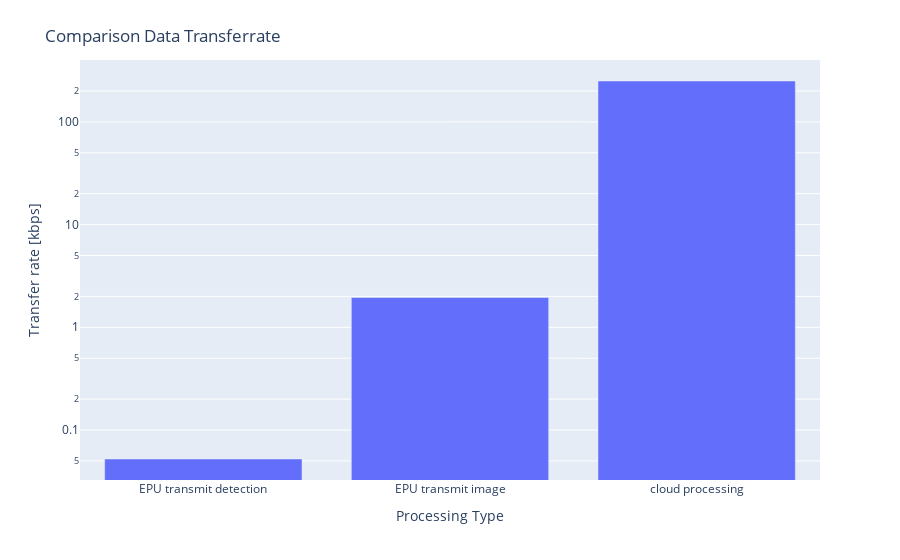

The code cell stored with this chart in its notebook:
### Markdown cell above
## Bar Chart of the speed transfer

### Code cell
infile = r'speed_transfer.xls'
outfile = "speed_transfer_comparison.pdf"
df = pd.read_excel(infile)
#px.bar(data_canada, x='year', y='pop')
fig = px.bar(df, x="Processing Type", y="Transfer rate [kbps]")#, color="frequency")
fig.update_layout(
    title={'text':"Comparison Data Transferrate", 'xanchor': 'left', 'yanchor': 'top'},
)
fig.update_yaxes(type="log")
fig.show()
fig.write_image(outdir + outfile)

### Figure 1 — Plotly figure (JSON) as saved in the notebook; plotly's stock layout.template omitted (floating-point values rounded to 4 significant figures)
{"data": [{"alignmentgroup": "True", "hovertemplate": "Processing Type=%{x}<br>Transfer rate [kbps]=%{y}<extra></extra>", "legendgroup": "", "marker": {"color": "#636efa"}, "name": "", "offsetgroup": "", "orientation": "v", "showlegend": false, "textposition": "auto", "type": "bar", "x": ["EPU transmit detection", "EPU transmit image", "cloud processing"], "xaxis": "x", "y": [0.0522, 1.952, 250], "yaxis": "y"}], "layout": {"barmode": "relative", "legend": {"tracegroupgap": 0}, "margin": {"t": 60}, "title": {"text": "Comparison Data Transferrate", "xanchor": "left", "yanchor": "top"}, "xaxis": {"anchor": "y", "domain": [0, 1], "title": {"text": "Processing Type"}}, "yaxis": {"anchor": "x", "domain": [0, 1], "title": {"text": "Transfer rate [kbps]"}, "type": "log"}}}
